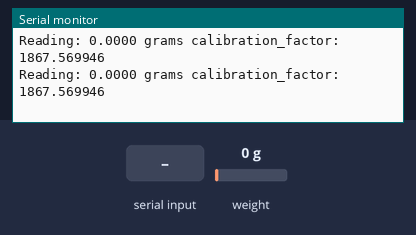
A program run on a simulated Arduino Uno, built with avr-gcc and run on an emulated ATmega328P. On the bench: the last lines printed to the serial monitor. The inputs (shaded band) are chosen by the test bench; at power-on: weight on the scale 0 g.

Above: at 2.2 s.
2.3 s: weight on the scale set to 100 g
At 2.33 s:
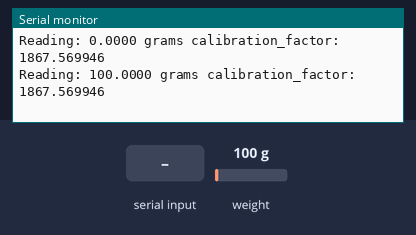
5.3 s: "a" received over Serial
At 5.4 s:
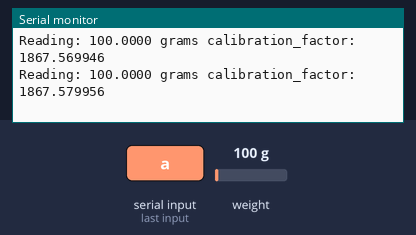
6.8 s: "s" received over Serial
At 6.83 s:
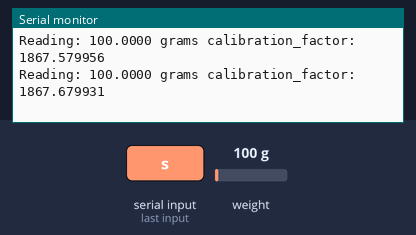
8.3 s: weight on the scale set to 1250 g
At 10.72 s:
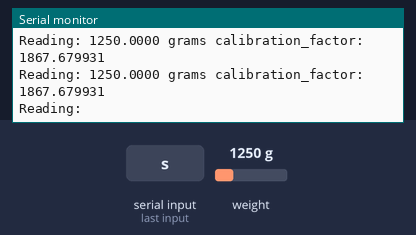
Timing chart, 0 to 10.8 s (numbered marks = the images above; inputs shaded):
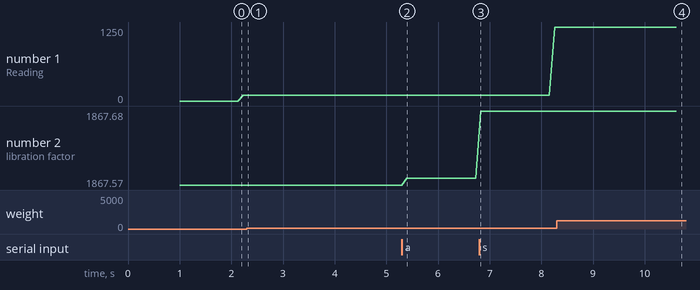

Measured:
- after the input at 5.3 s, the serial monitor: prints a new line after 0.10 s (image 2)
- after the input at 6.8 s, the serial monitor: prints a new line at once (image 3)
- after the input at 8.3 s, the serial monitor: prints a new line after 0.06 s (image 4)
- plotted number 1: 100 → 1250 after the input at 6.8 s
- plotted number 2: 1867.57 → 1867.58 after the input at 5.3 s, 1867.58 → 1867.68 after the input at 6.8 s

The program:

main.cpp
```cpp
/*
 Setup your scale and start the sketch WITHOUT a weight on the scale
 Once readings are displayed place the weight on the scale
 Press +/- or a/z to adjust the calibration_factor until the output readings match the known weight
 Arduino pin 5 -> HX711 CLK
 Arduino pin 6 -> HX711 DOUT
 Arduino pin 5V -> HX711 VCC
 Arduino pin GND -> HX711 GND
*/
#include <Arduino.h>
#include "HX711.h"

#define PIN_LOADCELL_DOUT	13
#define PIN_LOADCELL_SCK	12
HX711 scale;

float calibration_factor = 1867.57; // this calibration factor is adjusted according to my load cell
float units;
float ounces;

void setup() {
	Serial.begin(115200);
	scale.begin(PIN_LOADCELL_DOUT, PIN_LOADCELL_SCK);

	scale.set_scale(calibration_factor);
	scale.tare(); //Reset the scale to 0

	// long zero_factor = scale.read_average(); //Get a baseline reading
	// Serial.print("Zero factor: "); //This can be used to remove the need to tare the scale. Useful in permanent scale projects.
	// Serial.println(zero_factor);
}

void loop() {
	scale.set_scale(calibration_factor); //Adjust to this calibration factor

	Serial.print("Reading: ");
	units = scale.get_units();
	// units = scale.get_units(5);
	// units = scale.read_average(4);
	// units = scale.get_value(4);
	// if (units < 0) units = 0.00;

	ounces = units * 0.035274;
	Serial.print(units, 4);
	Serial.print(" grams");
	Serial.print(" calibration_factor: ");
	Serial.print(calibration_factor, 6);
	Serial.println();

	if(Serial.available())
	{
		char temp = Serial.read();

		switch (temp)
		{
		case 'a': calibration_factor += 0.01; break;
		case 's': calibration_factor += 0.1; break;
		case 'd': calibration_factor += 1; break;
		case 'f': calibration_factor += 10; break;

		case 'z': calibration_factor -= 0.01; break;
		case 'x': calibration_factor -= 0.1; break;
		case 'c': calibration_factor -= 1; break;
		case 'v': calibration_factor -= 10; break;
		}
	}
}
```
